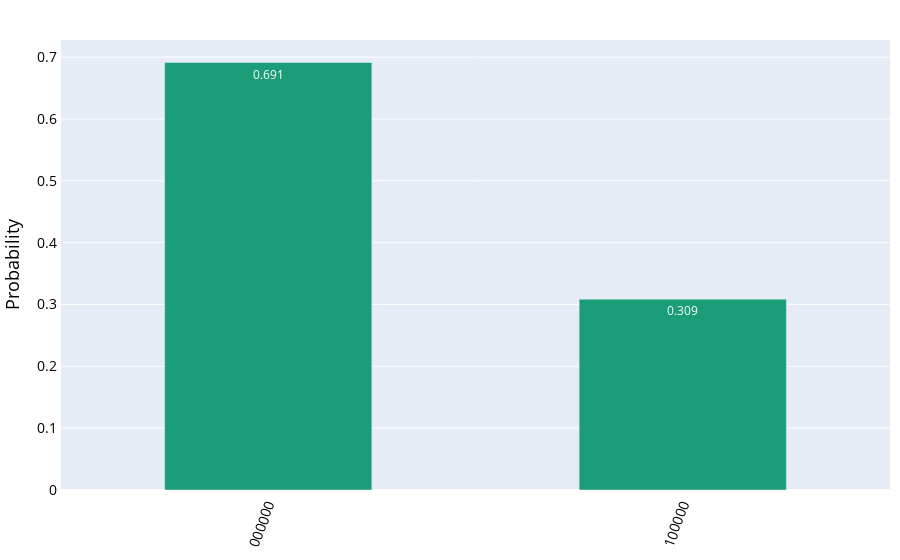

Source (notebook cell):
### Code cell
job = execute(objective, backend=Aer.get_backend('statevector_simulator'))
probability_distribution(job.result().get_counts())

### Figure 1 — Plotly figure (JSON) as saved in the notebook; plotly's stock layout.template omitted (floating-point values rounded to 4 significant figures)
{"data": [{"hoverinfo": "text", "hovertext": ["<b>000000</b><br>P = 0.691", "<b>100000</b><br>P = 0.309"], "marker": {"color": "#1b9e77"}, "name": "", "text": [0.691, 0.309], "textposition": "auto", "type": "bar", "width": 0.5, "x": [0, 1], "y": [0.6913, 0.3087]}], "layout": {"font": {"color": "black"}, "margin": {"b": 10, "l": 50, "r": 10, "t": 40}, "paper_bgcolor": "white", "showlegend": false, "title": {"font": {"size": 20}, "x": 0.5}, "xaxis": {"linewidth": 1, "showline": true, "tickangle": -70, "tickfont": {"size": 14}, "ticktext": ["000000", "100000"], "tickvals": [0, 1]}, "yaxis": {"linewidth": 1, "showline": true, "tickfont": {"size": 14}, "title": {"font": {"size": 18}, "text": "Probability"}}}}
